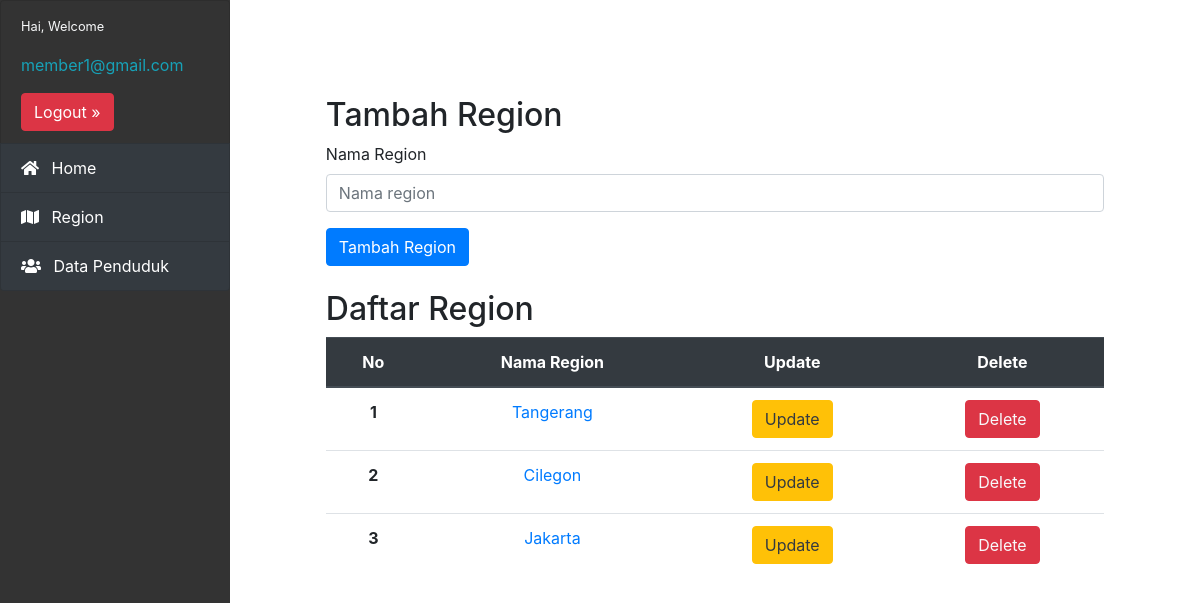
/users/index.php?daftar_region (signed in), run on the app's committed database.
### tables this page shows
CREATE TABLE `regions` (
  `id` int(11) NOT NULL,
  `name` varchar(255) NOT NULL,
  `created_at` datetime NOT NULL DEFAULT CURRENT_TIMESTAMP
);

### users/pages/region/daftar_region.php (the view, shortened to what this page needs)
<?php
	$daftar_region	= mysqli_query($connect_db, "SELECT * FROM regions ORDER BY id ASC");
?>
<h2>Tambah Region</h2>
<form method="post">
    <div class="form-group">
       <label for="NamaRegion">Nama Region</label>
       <input type="text" name="nama_region" class="form-control" id="EmailAddress" aria-describedby="emailHelp" placeholder="Nama region">
    </div>
    <button type="submit" name="tambah_region" class="btn btn-primary mb-4">Tambah Region</button>
</form>
<h2>Daftar Region</h2>
<table class="table text-center">
  <thead class="thead-dark">
    <tr>
      <th scope="col">No</th>
      <th scope="col">Nama Region</th>
      <th scope="col">Update</th>
      <th scope="col">Delete</th>
    </tr>
  </thead>
  <tbody>
  	<?php if(mysqli_num_rows($daftar_region) > 0) { ?>
  		<?php $no = 1;?>
  		<?php while($nama_region = mysqli_fetch_array($daftar_region)) {?>
    <tr>
      <th scope="row"><?php echo $no;?></th>
      <td><a href="index.php?id_region=<?php echo $nama_region['id']; ?>"><?php echo $nama_region['name'];?></a></td>
      <td><a href="index.php?update_region=<?php echo $nama_region['id'];?>" class="text-dark btn btn-warning">Update</a></td>
      <td><a href="index.php?delete_region=<?php echo $nama_region['id'];?>" class="text-light btn btn-danger">Delete</a></td>
    </tr>
		<?php $no++; } ?>
	<?php } ?>
</table>

### data on the page
regions: name "Tangerang"
regions: name "Cilegon"
regions: name "Jakarta"

### other printed values
$_SESSION['email'] "member1@gmail.com"
